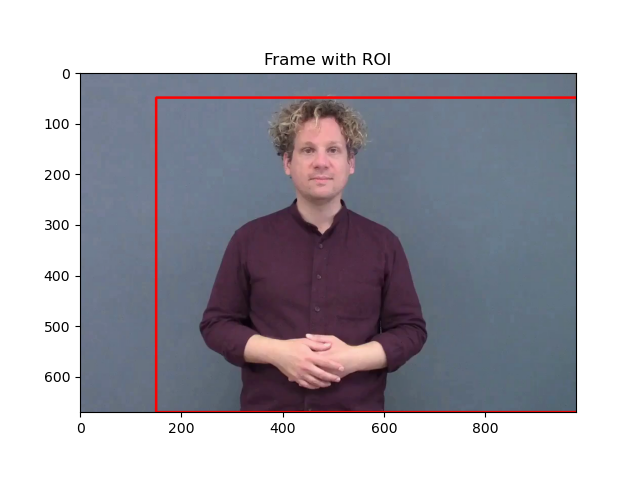
#> input picture IVC frame with ROI.png, 640 x 480 px, given in place of V01.mp4, which was not available; the run also reads 1 picture not shown here
$ python colour-key.py
#> lines starting #> are read from the running program, lines starting #| are printed output that depends on the picture; after the words box and inside, x2 and y2 are one past the last pixel; in counts of white or black regions, pixels touching at a corner belong together; pictures that were not available may be replaced by others from this repository, and a replacement may not be noted
import cv2
import numpy as np

video_path = "/Users/haozhema/sign-language-dissertation-tcd-2023/stimuli/V01.mp4"
background_image_path = "/Users/haozhema/sign-language-dissertation-tcd-2023/color-key/black.png"
output_video_path = "/Users/haozhema/sign-language-dissertation-tcd-2023/stimuli/keyed_V01.mp4"  # MP4 for H.264

video = cv2.VideoCapture(video_path)

# Check if video opened successfully
if not video.isOpened():
    print("Error opening video file")

# Load the background image, in this case, it should be black static image.
background_image = cv2.imread(background_image_path)

# Get video properties
frame_width = int(video.get(cv2.CAP_PROP_FRAME_WIDTH))
frame_height = int(video.get(cv2.CAP_PROP_FRAME_HEIGHT))
frame_rate = int(video.get(cv2.CAP_PROP_FPS))

# Stretch the background image to match the video resolution
background_image = cv2.resize(background_image, (frame_width, frame_height))
#> background_image: shape (480, 640, 3); every value is 0

# Define the codec and create VideoWriter object
fourcc = cv2.VideoWriter_fourcc(*'mp4v')

out = cv2.VideoWriter(output_video_path, fourcc, frame_rate, (frame_width, frame_height))

while True:
    # Read a frame from the video
    ret, frame = video.read()
#> frame is the input picture: shape (480, 640, 3); mean B, G, R 177.8, 169.7, 171.1
    if not ret:
        break  # Exit the loop if no more frames are read

    # Define the upper and lower bounds for the green color
    upper_green = np.array([163, 143, 131])
    lower_green = np.array([98, 83, 67])

    # Create a mask to extract the green color from the frame
    mask = cv2.inRange(frame, lower_green, upper_green)
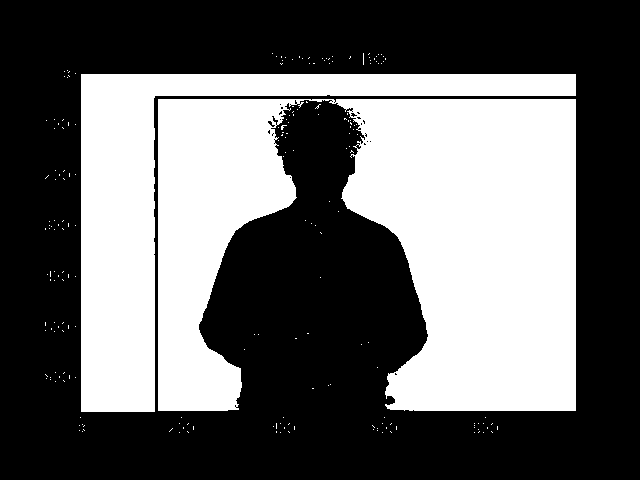
#> mask: shape (480, 640); 39.5% white; 205 white regions (203 under 20 px), largest, box (x1, y1, x2, y2) and area: (158, 99, 576, 411) 86899, (81, 74, 576, 412) 34185

    # Apply the mask to the frame to isolate the green color
    green_parts = cv2.bitwise_and(frame, frame, mask=mask)
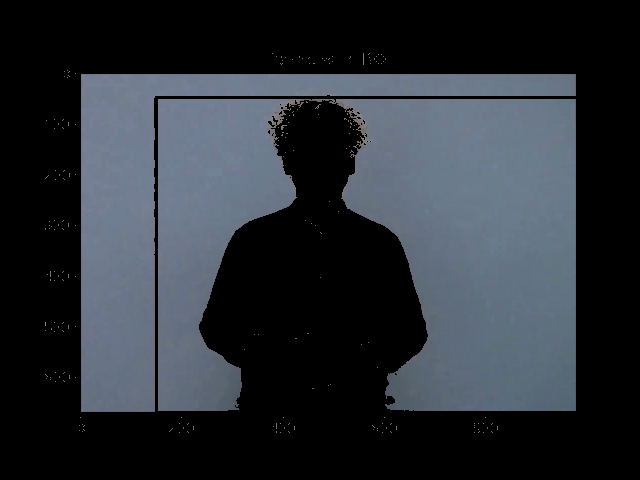
#> green_parts: shape (480, 640, 3); mean B, G, R 53, 46.5, 41.5

    # Calculate the parts of the frame that are not green
    non_green_parts = frame - green_parts
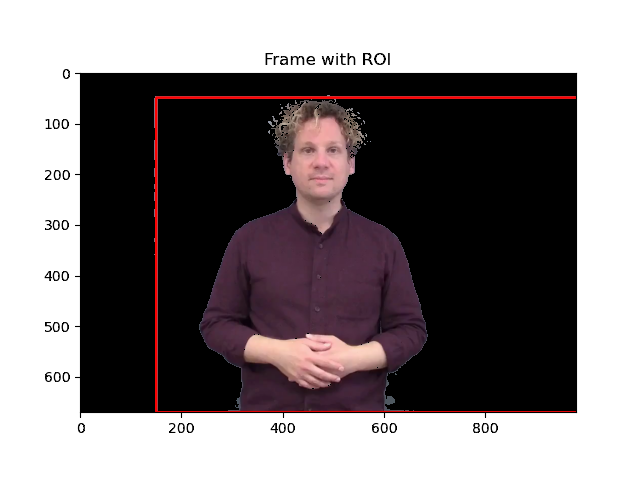
#> non_green_parts: shape (480, 640, 3); mean B, G, R 124.8, 123.2, 129.6

    # Replace the non-green parts with the background image
    final_frame = np.where(non_green_parts == 0, background_image, non_green_parts)

    # Write the frame into the file 'output_video.mp4'
    out.write(final_frame)

    # Display the original video frame and the modified frame with the replaced background
    cv2.imshow("Original Video", frame)
    cv2.imshow("Modified Video", final_frame)

    # Exit the loop when the 'Esc' key is pressed (ASCII code 27)
    if cv2.waitKey(25) == 27:
#> (key Esc is pressed here)
        break

# Release the video capture object, the video writer object and close all windows
video.release()
out.release()
cv2.destroyAllWindows()
